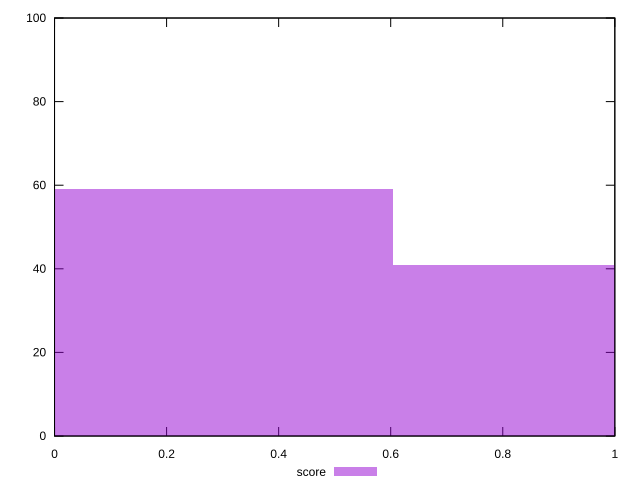

Write the gnuplot code that produced this figure.
reset

$score <<EOF
0 59
1.2075477679660693 41
EOF

set key outside below
set boxwidth 1.2075477679660693
set xrange [0:1]
set yrange [0:100]
set trange [0:100]
set style fill transparent solid 0.5 noborder
set terminal svg size 640, 490 enhanced background rgb 'white'
set output "report_00015_2021-02-09T16-11-33.973Z/third-party-summary/samples/pages+cached+noadtech/score/histogram.svg"

plot $score title "score" with boxes

reset
